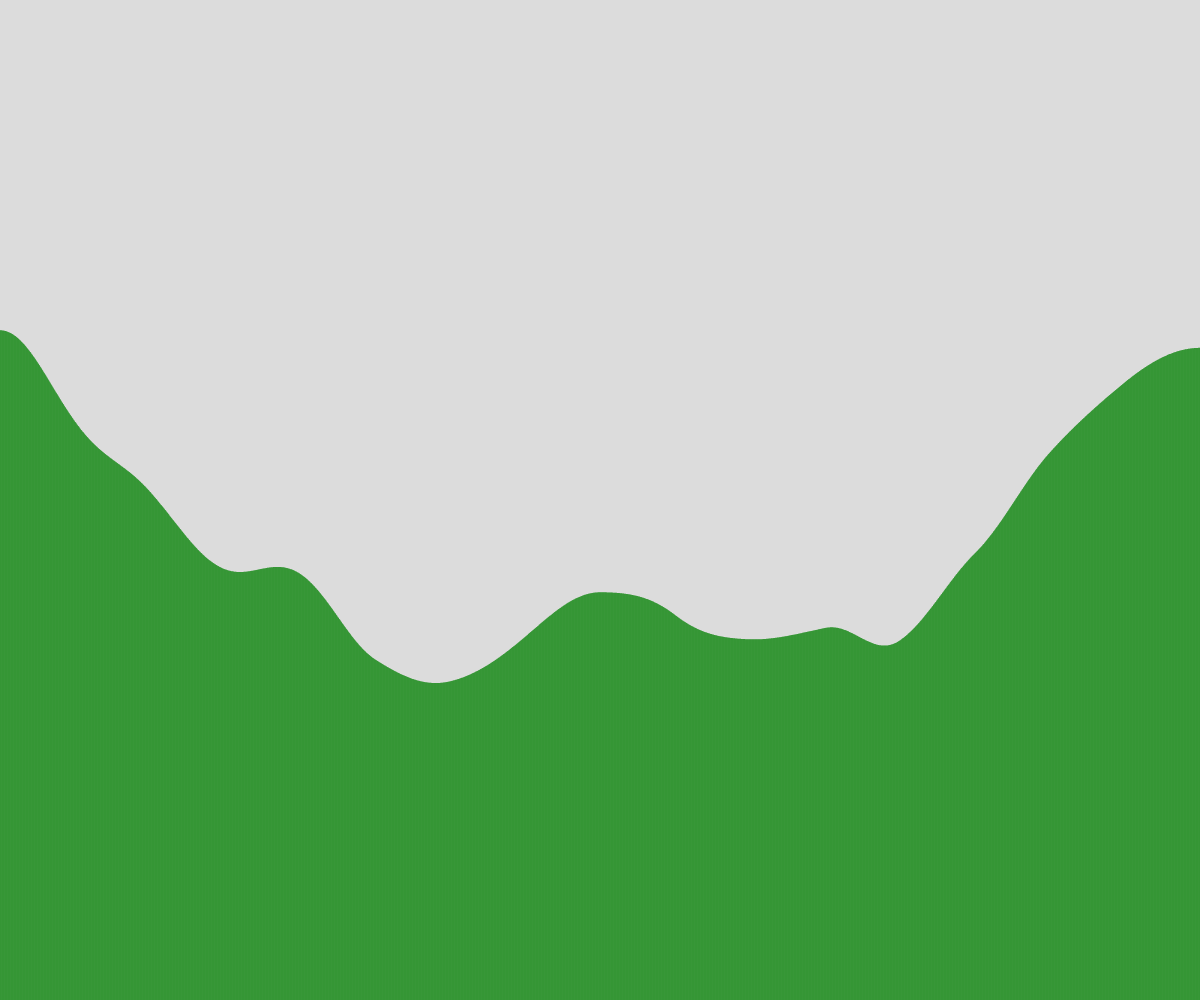
Frame 1 (no input)
Frame 60 (no input): identical to frame 1, image omitted
Frame 120 (the mouse pressed at the canvas centre since frame 60): identical to frame 1, image omitted

The p5.js sketch that drew this single still picture (run headless with seeded random() and noise() and a simulated clock; from frame 60 on, the mouse is pressed at the canvas centre):

// p5.js sketch
// ── sketch.js
// Perlin Noise Terrain
// Dmitrii Pletmintsev
// 10/7/24
//
// Extra for Experts:
// - describe what you did to take this project "above and beyond"

let terrain = [];
const numberOfRects = 2000;

function setup() {
  createCanvas(windowWidth, windowHeight);

  let widthOfRects = width / numberOfRects; 
  generateTerrain(widthOfRects);

  fill("green");
}

function draw() {
  background(220);

  noStroke();
  
  for(let someRect of terrain) {
    rect(someRect.x, someRect.y, someRect.w, someRect.h);
  }
}

function spawnRetangle(leftSide, rectWidth, rectHeight) {
  let theRect = {
    x: leftSide,
    y: height - rectHeight,
    w: rectWidth,
    h: rectHeight,
  };

  return theRect;
}

function generateTerrain(widthOfRect) {
  let time = 0;
  let deltaTime = 0.001;

  for(let x = 0; x < width; x += widthOfRect) {
    let thHeight =  noise(time) * height;
    
    let someRect = spawnRetangle(x, widthOfRect, thHeight);
    terrain.push(someRect);
    time += deltaTime;
  }
}
